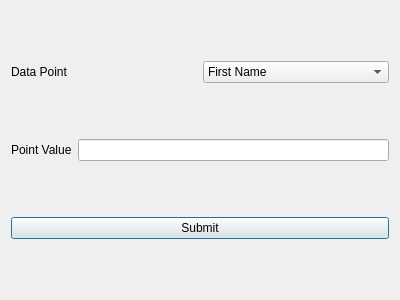
<?xml version="1.0" encoding="UTF-8"?>
<ui version="4.0">
 <class>editDataPtIncentiveDialog</class>
 <widget class="QDialog" name="editDataPtIncentiveDialog">
  <property name="geometry">
   <rect>
    <x>0</x>
    <y>0</y>
    <width>400</width>
    <height>300</height>
   </rect>
  </property>
  <property name="windowTitle">
   <string>Dialog</string>
  </property>
  <layout class="QVBoxLayout" name="verticalLayout">
   <item>
    <layout class="QHBoxLayout" name="horizontalLayout">
     <item>
      <widget class="QLabel" name="dataPt_label">
       <property name="text">
        <string>Data Point</string>
       </property>
      </widget>
     </item>
     <item>
      <widget class="QComboBox" name="dataPt_combo">
       <item>
        <property name="text">
         <string>First Name</string>
        </property>
       </item>
       <item>
        <property name="text">
         <string>Last Name</string>
        </property>
       </item>
       <item>
        <property name="text">
         <string>Age</string>
        </property>
       </item>
       <item>
        <property name="text">
         <string>Gender</string>
        </property>
       </item>
       <item>
        <property name="text">
         <string>Ethnicity</string>
        </property>
       </item>
       <item>
        <property name="text">
         <string>Education</string>
        </property>
       </item>
       <item>
        <property name="text">
         <string>Occupation</string>
        </property>
       </item>
      </widget>
     </item>
    </layout>
   </item>
   <item>
    <layout class="QHBoxLayout" name="horizontalLayout_2">
     <item>
      <widget class="QLabel" name="point_label">
       <property name="text">
        <string>Point Value</string>
       </property>
      </widget>
     </item>
     <item>
      <widget class="QLineEdit" name="point_edit"/>
     </item>
    </layout>
   </item>
   <item>
    <widget class="QPushButton" name="submit_button">
     <property name="text">
      <string>Submit</string>
     </property>
    </widget>
   </item>
  </layout>
 </widget>
 <resources/>
 <connections/>
</ui>
